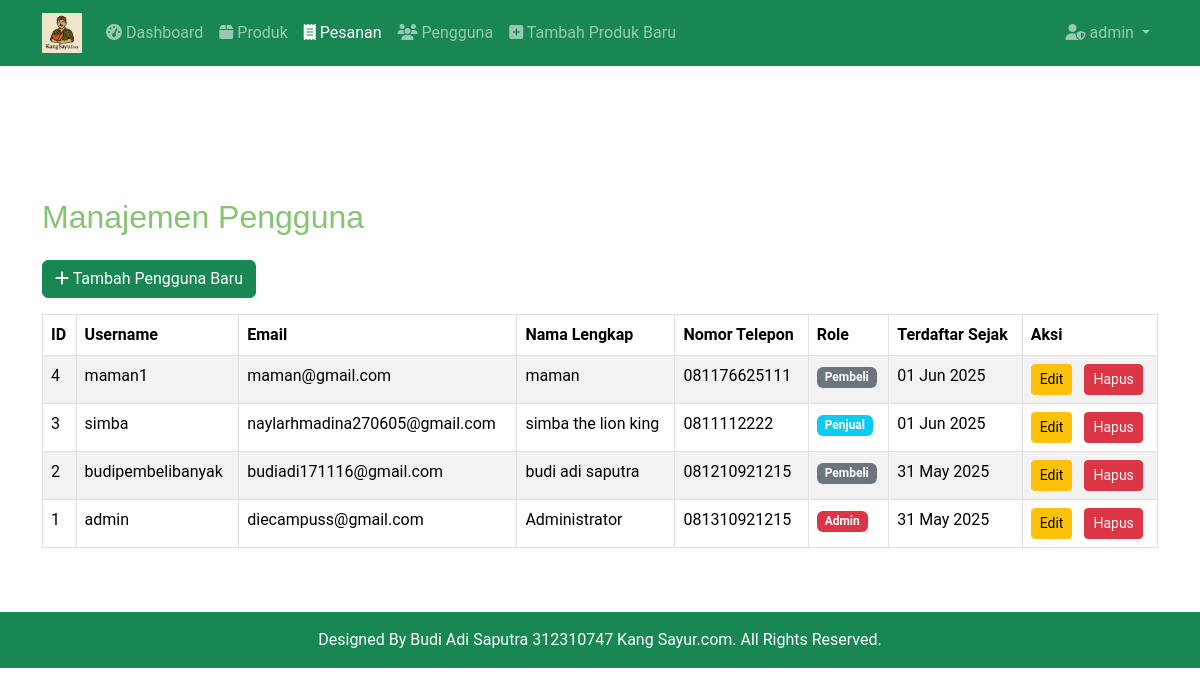
Screenshot of /sayuran/admin/admin_users.php (signed in) with the database file from the repository.
### tables this page shows
CREATE TABLE `users` (
  `id` int(11) NOT NULL,
  `username` varchar(50) NOT NULL,
  `password` varchar(255) NOT NULL,
  `email` varchar(100) NOT NULL,
  `phone_number` varchar(20) DEFAULT NULL,
  `nama` varchar(100) DEFAULT NULL,
  `role` enum('admin','penjual','pembeli') DEFAULT 'pembeli',
  `created_at` timestamp NOT NULL DEFAULT current_timestamp()
);

### sayuran/admin/admin_users.php (the view, shortened to what this page needs)
<?php
include_once __DIR__ . '/admin_header.php';
$users = [];
try {
    $pdo = get_pdo_connection();
    $stmt = $pdo->prepare("SELECT id, username, email, nama, phone_number, role, created_at FROM users ORDER BY created_at DESC");
    $stmt->execute();
    $users = $stmt->fetchAll(PDO::FETCH_ASSOC);
} catch (PDOException $e) {
    $error_message = "Terjadi kesalahan database: " . $e->getMessage();
}
?>
<div class="container mt-5">
    <h2 class="mb-4">Manajemen Pengguna</h2>
    <div class="mb-3">
        <a href="add_user.php" class="btn btn-success"><i class="fas fa-plus"></i> Tambah Pengguna Baru</a>
    </div>
    <?php if (empty($users)): ?>
        <div class="alert alert-info text-center" role="alert">
            Tidak ada pengguna terdaftar.
        </div>
    <?php else: ?>
        <div class="table-responsive">
            <table class="table table-bordered table-striped">
                <thead>
                    <tr>
                        <th>ID</th>
                        <th>Username</th>
                        <th>Email</th>
                        <th>Nama Lengkap</th>
                        <th>Nomor Telepon</th>
                        <th>Role</th>
                        <th>Terdaftar Sejak</th>
                        <th>Aksi</th>
                    </tr>
                </thead>
                <tbody>
                    <?php foreach ($users as $user): ?>
                        <tr>
                            <td><?php echo htmlspecialchars($user['id']); ?></td>
                            <td><?php echo htmlspecialchars($user['username']); ?></td>
                            <td><?php echo htmlspecialchars($user['email']); ?></td>
                            <td><?php echo htmlspecialchars($user['nama'] ?? '-'); ?></td>
                            <td><?php echo htmlspecialchars($user['phone_number'] ?? '-'); ?></td>
                            <td>
                                <span class="badge
                                    <?php
                                        if ($user['role'] == 'admin') echo 'bg-danger';
                                        elseif ($user['role'] == 'penjual') echo 'bg-info';
                                        else echo 'bg-secondary';
                                    ?>">
                                    <?php echo htmlspecialchars(ucfirst($user['role'])); ?>
                                </span>
                            </td>
                            <td><?php echo date('d M Y', strtotime($user['created_at'])); ?></td>
                            <td>
                                <a href="edit_user.php?user_id=<?php echo htmlspecialchars($user['id']); ?>" class="btn btn-sm btn-warning me-2">Edit</a>
                                <a href="delete_user.php?user_id=<?php echo htmlspecialchars($user['id']); ?>" class="btn btn-sm btn-danger" onclick="return confirm('Apakah Anda yakin ingin menghapus pengguna ini? Tindakan ini tidak bisa dibatalkan!');">Hapus</a>
                            </td>
                        </tr>
                    <?php endforeach; ?>
                </tbody>
            </table>
        </div>
    <?php endif; ?>
</div>
<?php include_once __DIR__ . '/../include/footer.php'; ?>

### sayuran/assets/css/main.css (style rules this page uses)
:root { --default-font: "Roboto", system-ui, -apple-system, "Segoe UI", Roboto, "Helvetica Neue", Arial, "Noto Sans", "Liberation Sans", sans-serif, "Apple Color Emoji", "Segoe UI Emoji", "Segoe UI Symbol", "Noto Color Emoji"; --heading-font: "Nunito", sans-serif; --nav-font: "Inter", sans-serif; }
:root { --background-color: #ffffff; --default-color: #31511E; --heading-color: #88C273; --accent-color: #859F3D; --surface-color: #ffffff; --contrast-color: #ffffff; }
:root { --nav-color: #313336; --nav-hover-color: #859F3D; --nav-mobile-background-color: #ffffff; --nav-dropdown-background-color: #ffffff; --nav-dropdown-color: #313336; --nav-dropdown-hover-color: #859F3D; }
:root { scroll-behavior: smooth; }
body { color: var(--default-color); background-color: transparent; font-family: var(--default-font); padding-top: 80px; }
a { color: var(--accent-color); text-decoration: none; transition: 0.3s; }
h1, h2, h3, h4, h5, h6 { color: var(--heading-color); font-family: var(--heading-font); }

### rows the page displays
users: id "4", username "maman1", email "maman@gmail.com", nama "maman", phone_number "081176625111", role "Pembeli", created_at "01 Jun 2025"
users: id "3", username "simba", email "naylarhmadina270605@gmail.com", nama "simba the lion king", phone_number "0811112222", role "Penjual", created_at "01 Jun 2025"
users: id "2", username "budipembelibanyak", email "budiadi171116@gmail.com", nama "budi adi saputra", phone_number "081210921215", role "Pembeli", created_at "31 May 2025"
users: id "1", username "admin", email "diecampuss@gmail.com", nama "Administrator", phone_number "081310921215", role "Admin", created_at "31 May 2025"

### other values shown
$_SESSION['username'] "admin"
